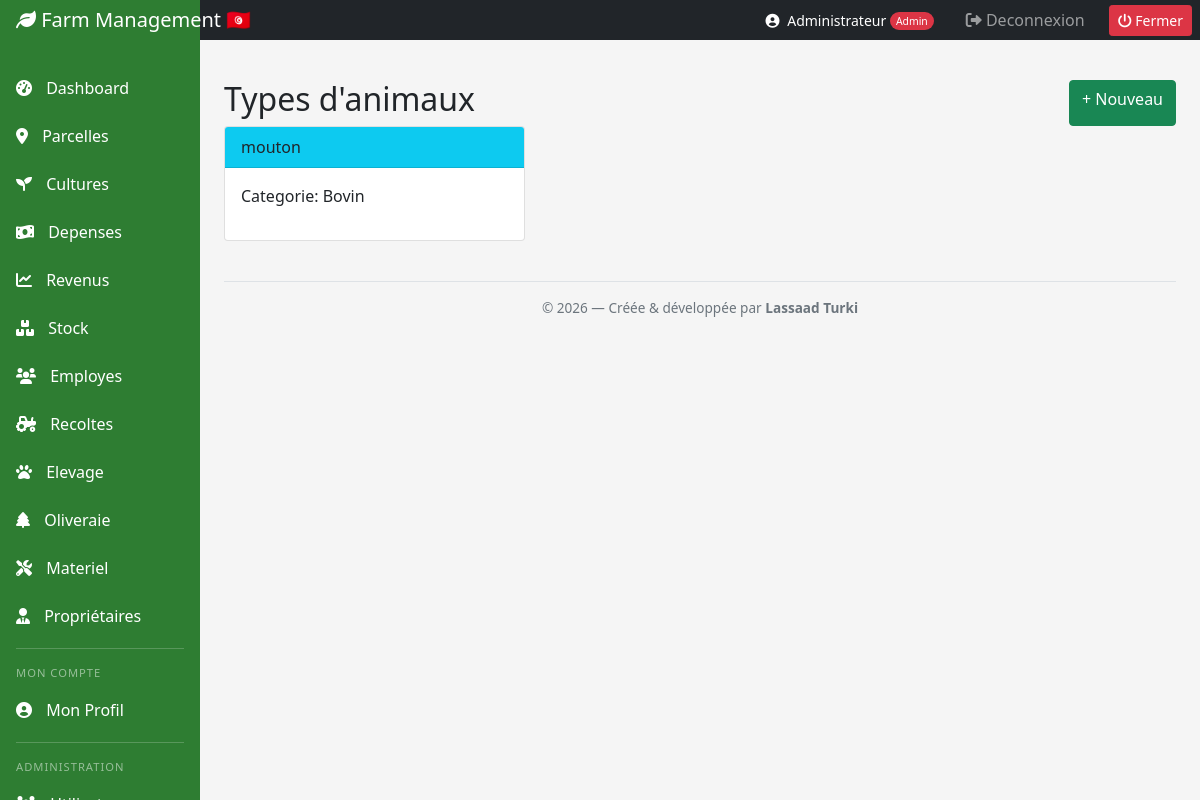
The app's page /livestock/types (signed in) with its own data.
### models/__init__.py (models this page shows, shortened)
class User(UserMixin, db.Model):
    __tablename__ = 'users'
    id = db.Column(db.Integer, primary_key=True)
    nom = db.Column(db.String(100), nullable=False)
    email = db.Column(db.String(100), unique=True, nullable=False)
    mot_de_passe = db.Column(db.String(255), nullable=False)
    role = db.Column(db.String(50), default='employee')
    date_creation = db.Column(db.DateTime, default=datetime.utcnow)
    is_active = db.Column(db.Boolean, default=True)
    telephone = db.Column(db.String(20))
    adresse = db.Column(db.Text)

class AnimalType(db.Model):
    __tablename__ = 'animal_types'
    id = db.Column(db.Integer, primary_key=True)
    nom = db.Column(db.String(100), nullable=False)
    categorie = db.Column(db.String(50))
    description = db.Column(db.Text)
    date_creation = db.Column(db.DateTime, default=datetime.utcnow)
    animals = db.relationship('Animal', backref='type_animal', lazy=True)

### app.py (the view)
@app.route('/livestock/types')
@login_required
def animal_types():
    types = AnimalType.query.all()
    return render_template('livestock/types.html', types=types)

### app.py (called while the page is built)
@login_manager.user_loader
def load_user(user_id):
    return db.session.get(User, int(user_id))

### templates/livestock/types.html
{% extends "base.html" %}
{% block content %}
<div class="d-flex justify-content-between"><h2>Types d'animaux</h2><a href="{{ url_for('create_animal_type') }}" class="btn btn-success">+ Nouveau</a></div>
<div class="row">{% for type in types %}<div class="col-md-4"><div class="card mb-3"><div class="card-header bg-info">{{ type.nom }}</div><div class="card-body"><p>Categorie: {{ type.categorie }}</p><p>{{ type.description[:100] or '' }}</p></div></div></div>{% endfor %}</div>
{% endblock %}

### templates/base.html (shortened to what this page needs)
<!DOCTYPE html>
<html lang="fr">
<head>
    <link href="https://cdn.jsdelivr.net/npm/bootstrap@5.1.3/dist/css/bootstrap.min.css" rel="stylesheet">
    <link href="https://cdnjs.cloudflare.com/ajax/libs/font-awesome/6.0.0/css/all.min.css" rel="stylesheet">
</head>
<body>
    <nav class="navbar navbar-dark sticky-top bg-dark flex-md-nowrap p-0">
        <a class="navbar-brand col-md-3 col-lg-2 me-0 px-3" href="{{ url_for('dashboard') }}">
            <i class="fas fa-leaf"></i> Farm Management 🇹🇳
        </a>
        <div class="navbar-nav ms-auto d-flex flex-row align-items-center">
            {% if current_user.is_authenticated %}
            <span class="text-white me-3 small">
                <i class="fas fa-user-circle me-1"></i>
                {{ current_user.nom }}
                {% if current_user.role == 'admin' %}
                    <span class="role-badge bg-danger text-white">Admin</span>
                {% elif current_user.role == 'manager' %}
                    <span class="role-badge bg-primary text-white">Manager</span>
                {% else %}
                    <span class="role-badge bg-success text-white">Employé</span>
                {% endif %}
            </span>
            {% endif %}
            <div class="nav-item text-nowrap">
                <a class="nav-link px-3" href="{{ url_for('logout') }}">
                    <i class="fas fa-sign-out-alt"></i> Deconnexion
                </a>
            </div>
	    <div class="nav-item text-nowrap">
   		 <button onclick="if(confirm('Fermer l\'application ?')) window.close();"
            	 class="btn btn-sm btn-danger ms-2 me-2">
        	 	<i class="fas fa-power-off"></i> Fermer
    		 </button>
	   </div>
        </div>
    </nav>
    <div class="container-fluid">
        <div class="row">
            <nav class="col-md-3 col-lg-2 d-md-block sidebar">
                <div class="position-sticky pt-3">
                    <ul class="nav flex-column">
                        <li class="nav-item"><a class="nav-link" href="{{ url_for('dashboard') }}"><i class="fas fa-tachometer-alt"></i> Dashboard</a></li>
                        <li class="nav-item"><a class="nav-link" href="{{ url_for('plots') }}"><i class="fas fa-map-marker-alt"></i> Parcelles</a></li>
                        <li class="nav-item"><a class="nav-link" href="{{ url_for('crops') }}"><i class="fas fa-seedling"></i> Cultures</a></li>
                        <li class="nav-item"><a class="nav-link" href="{{ url_for('expenses') }}"><i class="fas fa-money-bill-wave"></i> Depenses</a></li>
                        <li class="nav-item"><a class="nav-link" href="{{ url_for('revenues') }}"><i class="fas fa-chart-line"></i> Revenus</a></li>
                        <li class="nav-item"><a class="nav-link" href="{{ url_for('inventory') }}"><i class="fas fa-boxes"></i> Stock</a></li>
                        <li class="nav-item"><a class="nav-link" href="{{ url_for('employees') }}"><i class="fas fa-users"></i> Employes</a></li>
                        <li class="nav-item"><a class="nav-link" href="{{ url_for('harvests') }}"><i class="fas fa-tractor"></i> Recoltes</a></li>
                        <li class="nav-item"><a class="nav-link" href="{{ url_for('livestock_dashboard') }}"><i class="fas fa-paw"></i> Elevage</a></li>
                        <li class="nav-item"><a class="nav-link" href="{{ url_for('oliviers') }}"><i class="fas fa-tree"></i> Oliveraie</a></li>
                        <li class="nav-item"><a class="nav-link" href="{{ url_for('materiel') }}"><i class="fas fa-tools"></i> Materiel</a></li>
			<li class="nav-item"><a class="nav-link" href="{{ url_for('proprietaires') }}"><i class="fas fa-user-tie"></i> Propriétaires</a></li>
                        <div class="sidebar-divider"></div>
                        <div class="sidebar-section-label">Mon compte</div>
                        <li class="nav-item">
                            <a class="nav-link" href="{{ url_for('profile') }}">
                                <i class="fas fa-user-circle"></i> Mon Profil
                            </a>
                        </li>
                        {% if current_user.is_authenticated and current_user.role == 'admin' %}
                        <div class="sidebar-divider"></div>
                        <div class="sidebar-section-label">Administration</div>
                        <li class="nav-item">
                            <a class="nav-link" href="{{ url_for('admin_users') }}">
                                <i class="fas fa-users-cog"></i> Utilisateurs
                            </a>
                        </li>
                        {% endif %}
                    </ul>
                </div>
            </nav>
            <main class="col-md-9 ms-sm-auto col-lg-10 px-md-4">
                <div class="pt-3 pb-2 mb-3">
                </div>
              {% block content %}{% endblock %}
		<div class="text-center py-3 mt-4" style="border-top: 1px solid #dee2e6; color: #6c757d; font-size: 0.85rem;">
    			© 2026 — Créée &amp; développée par <strong>Lassaad Turki</strong>
		</div>
            </main>
        </div>
    </div>
</body>
</html>

### templates/base.html (style rules this page uses)
:root { --agricultural-green: #2E7D32; }
body { background-color: #f5f5f5; }
.sidebar { position: fixed; top: 0; bottom: 0; left: 0; z-index: 100; padding: 48px 0 0; background-color: var(--agricultural-green); }
.sidebar .nav-link { font-weight: 500; color: white; padding: 0.75rem 1rem; transition: all 0.3s; }
.sidebar .nav-link i { margin-right: 10px; }
.sidebar-divider { border-top: 1px solid rgba(255,255,255,0.2); margin: 0.5rem 1rem; }
.sidebar-section-label { color: rgba(255,255,255,0.5); font-size: 0.7rem; text-transform: uppercase; letter-spacing: 1px; padding: 0.5rem 1rem 0.25rem; }
.navbar-brand { background-color: var(--agricultural-green); }
.role-badge { font-size: 0.65rem; padding: 2px 6px; border-radius: 10px; vertical-align: middle; }

### records on screen
User: nom "Administrateur"
AnimalType: nom "mouton", categorie "Bovin"
